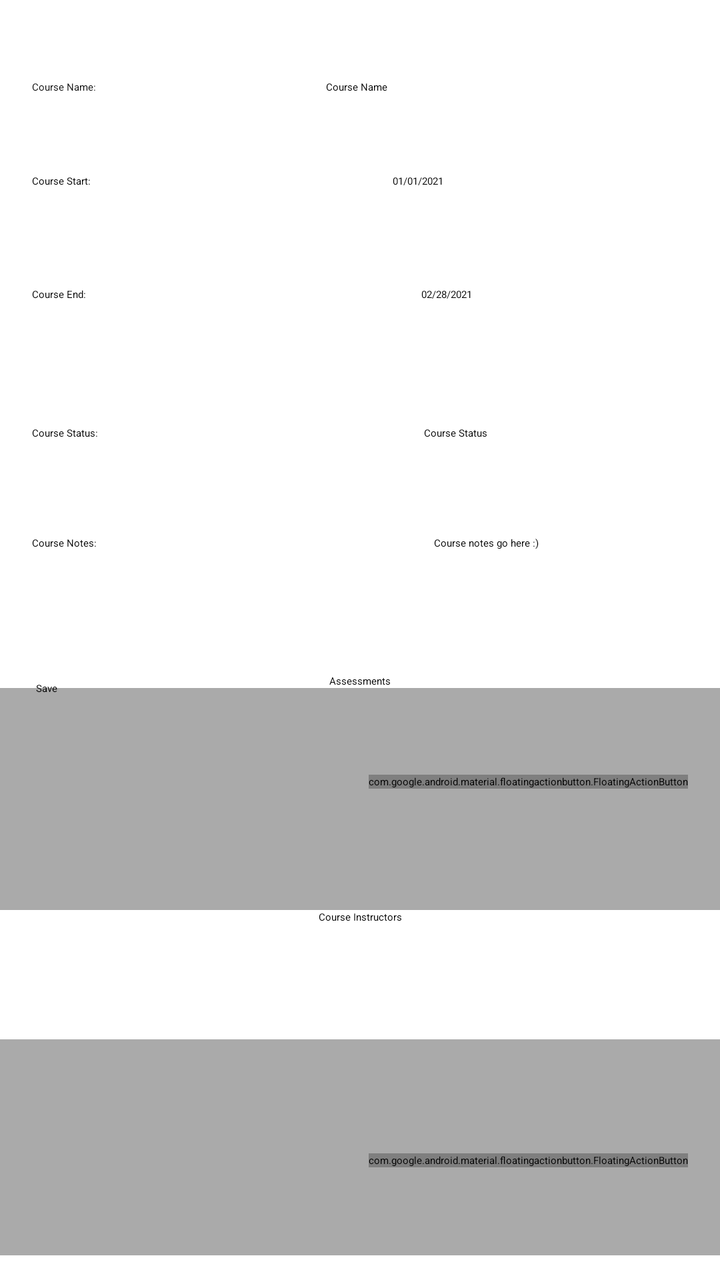
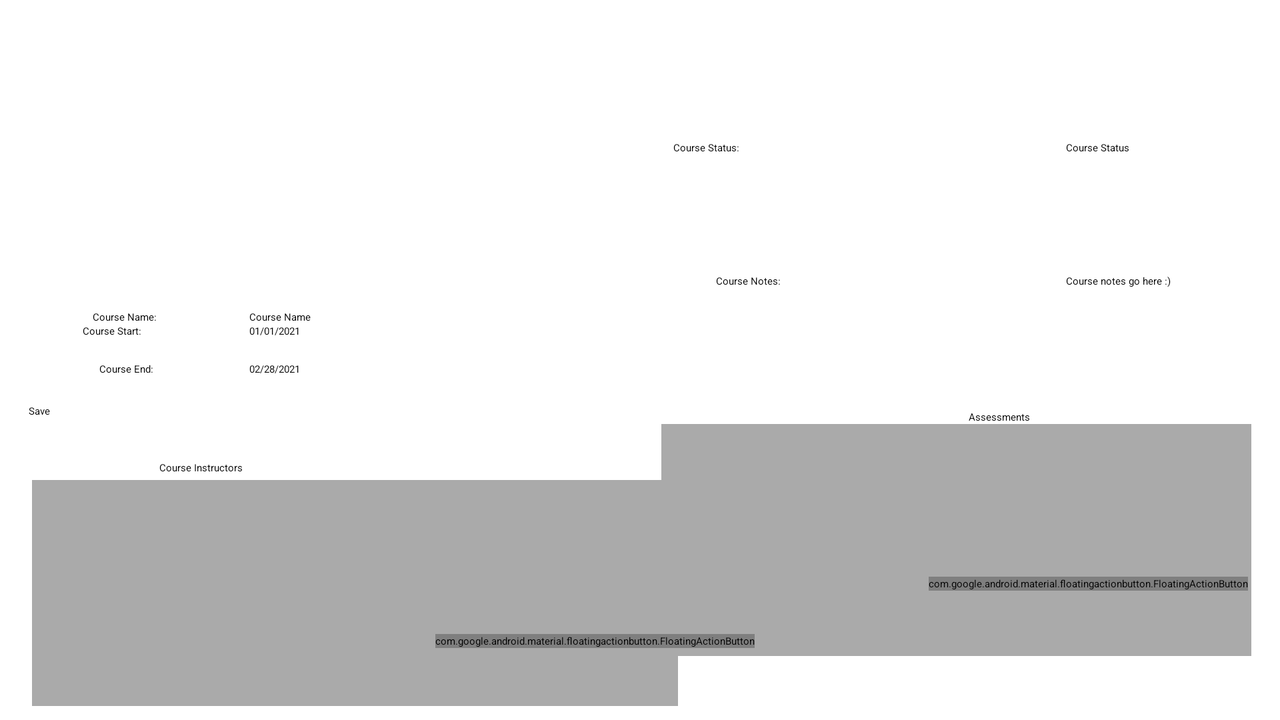

Two renders of one Android screen. The first uses the default layout on a phone; the second uses the alternative layout the repository ships for a different screen configuration, on a matching device. The two XML files are below.
<!-- AndroidManifest.xml: application theme Theme.MyApplication -->
<!-- res/layout/activity_course_detail.xml -->
<?xml version="1.0" encoding="utf-8"?>

<androidx.constraintlayout.widget.ConstraintLayout xmlns:android="http://schemas.android.com/apk/res/android"
    xmlns:app="http://schemas.android.com/apk/res-auto"
    xmlns:tools="http://schemas.android.com/tools"
    android:layout_width="match_parent"
    android:layout_height="match_parent"
    tools:context=".CourseDetailActivity"
    tools:layout_editor_absoluteY="89dp">


    
    <EditText
        android:id="@+id/courseName"
        android:layout_width="wrap_content"
        android:layout_height="wrap_content"
        android:layout_marginStart="48dp"
        android:ems="10"
        android:hint="Course Name"
        app:layout_constraintBaseline_toBaselineOf="@+id/textView"
        app:layout_constraintEnd_toEndOf="parent"
        app:layout_constraintHorizontal_bias="0.329"
        app:layout_constraintStart_toEndOf="@+id/textView" />

    
    <TextView
        android:id="@+id/textView"
        android:layout_width="wrap_content"
        android:layout_height="wrap_content"
        android:layout_marginStart="16dp"
        android:layout_marginTop="40dp"
        android:text="Course Name:"
        android:textColor="#0C0C0C"
        app:layout_constraintStart_toStartOf="parent"
        app:layout_constraintTop_toTopOf="parent" />

    
    <TextView
        android:id="@+id/textView2"
        android:layout_width="wrap_content"
        android:layout_height="wrap_content"
        android:layout_marginStart="16dp"
        android:layout_marginTop="40dp"
        android:text="Course Start:"
        android:textColor="#000000"
        app:layout_constraintStart_toStartOf="parent"
        app:layout_constraintTop_toBottomOf="@+id/textView" />

    
    <EditText
        android:id="@+id/courseStart"
        android:layout_width="wrap_content"
        android:layout_height="wrap_content"
        android:layout_marginStart="32dp"
        android:ems="10"
        android:hint="01/01/2021"
        app:layout_constraintBaseline_toBaselineOf="@+id/textView2"
        app:layout_constraintEnd_toEndOf="parent"
        app:layout_constraintHorizontal_bias="0.533"
        app:layout_constraintStart_toEndOf="@+id/textView2" />

    
    <EditText
        android:id="@+id/courseEnd"
        android:layout_width="wrap_content"
        android:layout_height="wrap_content"
        android:layout_marginStart="20dp"
        android:ems="10"
        android:hint="02/28/2021"
        app:layout_constraintBaseline_toBaselineOf="@+id/textView3"
        app:layout_constraintEnd_toEndOf="parent"
        app:layout_constraintHorizontal_bias="0.623"
        app:layout_constraintStart_toEndOf="@+id/textView3" />


    
    <TextView
        android:id="@+id/textView3"
        android:layout_width="wrap_content"
        android:layout_height="wrap_content"
        android:layout_marginStart="16dp"
        android:text="Course End:"
        android:textColor="#000000"
        app:layout_constraintBottom_toBottomOf="parent"
        app:layout_constraintStart_toStartOf="parent"
        app:layout_constraintTop_toBottomOf="@+id/textView2"
        app:layout_constraintVertical_bias="0.092" />


    
    <EditText
        android:id="@+id/courseStatus"
        android:layout_width="wrap_content"
        android:layout_height="wrap_content"
        android:ems="10"
        android:hint="Course Status"
        app:layout_constraintBaseline_toBaselineOf="@+id/textView4"
        app:layout_constraintEnd_toEndOf="parent"
        app:layout_constraintHorizontal_bias="0.649"
        app:layout_constraintStart_toEndOf="@+id/textView4" />

    
    <TextView
        android:id="@+id/textView4"
        android:layout_width="wrap_content"
        android:layout_height="wrap_content"
        android:layout_marginStart="16dp"
        android:text="Course Status:"
        android:textColor="#000000"
        app:layout_constraintBottom_toBottomOf="parent"
        app:layout_constraintStart_toStartOf="parent"
        app:layout_constraintTop_toBottomOf="@+id/textView2"
        app:layout_constraintVertical_bias="0.221" />

    
    <EditText
        android:id="@+id/courseNotes"
        android:layout_width="wrap_content"
        android:layout_height="wrap_content"
        android:ems="10"
        android:hint="Course notes go here :)"
        app:layout_constraintBaseline_toBaselineOf="@+id/textView5"
        app:layout_constraintEnd_toEndOf="parent"
        app:layout_constraintHorizontal_bias="0.67"
        app:layout_constraintStart_toEndOf="@+id/textView5" />

    
    <TextView
        android:id="@+id/textView5"
        android:layout_width="wrap_content"
        android:layout_height="wrap_content"
        android:layout_marginStart="16dp"
        android:text="Course Notes:"
        android:textColor="#000000"
        app:layout_constraintBottom_toBottomOf="parent"
        app:layout_constraintStart_toStartOf="parent"
        app:layout_constraintTop_toBottomOf="@+id/textView4"
        app:layout_constraintVertical_bias="0.116" />

    <androidx.recyclerview.widget.RecyclerView
        android:id="@+id/associated_mentors"
        android:layout_width="412dp"
        android:layout_height="108dp"
        android:background="@android:color/darker_gray"
        app:layout_constraintBottom_toBottomOf="parent"
        app:layout_constraintEnd_toEndOf="parent"
        app:layout_constraintHorizontal_bias="0.084"
        app:layout_constraintStart_toStartOf="parent"
        app:layout_constraintTop_toTopOf="parent"
        app:layout_constraintVertical_bias="0.977"
        tools:listitem="@layout/course_list_item"
        android:scrollbars="vertical"/>

    <androidx.recyclerview.widget.RecyclerView
        android:id="@+id/associated_assessments"
        android:layout_width="411dp"
        android:layout_height="111dp"
        android:layout_marginTop="344dp"
        android:background="@android:color/darker_gray"
        app:layout_constraintEnd_toEndOf="parent"
        app:layout_constraintHorizontal_bias="1.0"
        app:layout_constraintStart_toStartOf="parent"
        app:layout_constraintTop_toTopOf="parent"
        tools:listitem="@layout/course_list_item"
        android:scrollbars="vertical"/>

    <com.google.android.material.floatingactionbutton.FloatingActionButton
        android:id="@+id/addAssessment"
        android:layout_width="wrap_content"
        android:layout_height="wrap_content"
        android:layout_margin="16dp"
        android:contentDescription="TODO"
        android:onClick="addAssessment"
        app:layout_constraintBottom_toBottomOf="@+id/associated_assessments"
        app:layout_constraintEnd_toEndOf="parent"
        app:layout_constraintHorizontal_bias="1.0"
        app:layout_constraintStart_toStartOf="parent"
        app:layout_constraintTop_toTopOf="@+id/associated_assessments"
        app:layout_constraintVertical_bias="0.381"
        app:srcCompat="@android:drawable/ic_input_add" />

    <TextView
        android:id="@+id/textView6"
        android:layout_width="wrap_content"
        android:layout_height="wrap_content"
        android:text="Assessments"
        android:textColor="#000000"
        app:layout_constraintBottom_toTopOf="@+id/associated_assessments"
        app:layout_constraintEnd_toEndOf="parent"
        app:layout_constraintStart_toStartOf="parent"
        app:layout_constraintTop_toTopOf="parent"
        app:layout_constraintVertical_bias="1.0" />

    <TextView
        android:id="@+id/textView7"
        android:layout_width="wrap_content"
        android:layout_height="wrap_content"
        android:text="Course Instructors"
        android:textColor="#000000"
        app:layout_constraintBottom_toTopOf="@+id/associated_courses"
        app:layout_constraintEnd_toEndOf="parent"
        app:layout_constraintStart_toStartOf="parent"
        app:layout_constraintTop_toBottomOf="@+id/associated_assessments" />

    <com.google.android.material.floatingactionbutton.FloatingActionButton
        android:id="@+id/addMentor"
        android:layout_width="wrap_content"
        android:layout_height="wrap_content"
        android:layout_margin="16dp"
        android:layout_marginEnd="16dp"
        android:contentDescription="TODO"
        android:onClick="addMentor"
        app:layout_constraintBottom_toBottomOf="@+id/associated_mentors"
        app:layout_constraintEnd_toEndOf="parent"
        app:layout_constraintHorizontal_bias="0.952"
        app:layout_constraintStart_toStartOf="@+id/associated_courses"
        app:layout_constraintTop_toTopOf="@+id/associated_mentors"
        app:layout_constraintVertical_bias="0.596"
        app:srcCompat="@android:drawable/ic_input_add" />

    <Button
        android:id="@+id/button3"
        android:layout_width="wrap_content"
        android:layout_height="wrap_content"
        android:onClick="saveCourse"
        android:text="Save"
        app:layout_constraintBottom_toBottomOf="parent"
        app:layout_constraintEnd_toEndOf="parent"
        app:layout_constraintHorizontal_bias="0.052"
        app:layout_constraintStart_toStartOf="parent"
        app:layout_constraintTop_toTopOf="parent"
        app:layout_constraintVertical_bias="0.538" />
</androidx.constraintlayout.widget.ConstraintLayout>
<!-- res/layout/course_list_item.xml (included above) -->
<?xml version="1.0" encoding="utf-8"?>

<LinearLayout xmlns:android="http://schemas.android.com/apk/res/android"
    android:orientation="vertical" android:layout_width="match_parent"
    android:layout_height="wrap_content">

    <TextView
        android:id="@+id/termTextView"
        style="@style/word_title"
        android:layout_width="match_parent"
        android:layout_height="wrap_content"
        android:background="@color/purple_500"
        android:textColor="#FFFFFF"
        android:textColorHighlight="#00BCD4" />
</LinearLayout>
<!-- resources referenced by this layout -->
<resources>
  <color name="purple_500">#FF4454AA</color>
  <style name="word_title">
          <item name="android:layout_width">match_parent</item>
          <item name="android:layout_height">26dp</item>
          <item name="android:textSize">24sp</item>
          <item name="android:textStyle">bold</item>
          <item name="android:layout_marginBottom">6dp</item>
          <item name="android:paddingLeft">8dp</item>
      </style>
</resources>
<!-- res/layout-land/activity_course_detail.xml (the repository's variant of the layout above) -->
<!-- drawn on the phone turned sideways -->
<?xml version="1.0" encoding="utf-8"?>
<androidx.constraintlayout.widget.ConstraintLayout xmlns:android="http://schemas.android.com/apk/res/android"
    xmlns:app="http://schemas.android.com/apk/res-auto"
    xmlns:tools="http://schemas.android.com/tools"
    android:layout_width="match_parent"
    android:layout_height="match_parent"
    tools:context=".CourseDetailActivity"
    tools:layout_editor_absoluteY="89dp">


    

    

    

    

    


    

    <TextView
        android:id="@+id/textView2"
        android:layout_width="wrap_content"
        android:layout_height="wrap_content"
        android:text="Course Start:"
        android:textColor="#000000"
        app:layout_constraintBaseline_toBaselineOf="@+id/courseStart"
        app:layout_constraintEnd_toStartOf="@+id/courseStart"
        app:layout_constraintHorizontal_bias="0.434"
        app:layout_constraintStart_toStartOf="parent" />

    <TextView
        android:id="@+id/textView"
        android:layout_width="wrap_content"
        android:layout_height="wrap_content"
        android:text="Course Name:"
        android:textColor="#000000"
        app:layout_constraintBaseline_toBaselineOf="@+id/courseName"
        app:layout_constraintEnd_toStartOf="@+id/courseName"
        app:layout_constraintStart_toStartOf="parent" />

    <TextView
        android:id="@+id/textView3"
        android:layout_width="wrap_content"
        android:layout_height="wrap_content"
        android:text="Course End:"
        android:textColor="#000000"
        app:layout_constraintBaseline_toBaselineOf="@+id/courseEnd"
        app:layout_constraintEnd_toStartOf="@+id/courseEnd"
        app:layout_constraintHorizontal_bias="0.509"
        app:layout_constraintStart_toStartOf="parent" />


    

    

    

    

    <EditText
        android:id="@+id/courseStart"
        android:layout_width="wrap_content"
        android:layout_height="wrap_content"
        android:layout_marginBottom="12dp"
        android:ems="10"
        android:hint="01/01/2021"
        app:layout_constraintBottom_toTopOf="@+id/courseEnd"
        app:layout_constraintEnd_toEndOf="parent"
        app:layout_constraintHorizontal_bias="0.215"
        app:layout_constraintStart_toStartOf="parent" />

    <EditText
        android:id="@+id/courseEnd"
        android:layout_width="wrap_content"
        android:layout_height="wrap_content"
        android:layout_marginBottom="172dp"
        android:ems="10"
        android:hint="02/28/2021"
        app:layout_constraintBottom_toBottomOf="parent"
        app:layout_constraintEnd_toEndOf="parent"
        app:layout_constraintHorizontal_bias="0.215"
        app:layout_constraintStart_toStartOf="parent" />

    <EditText
        android:id="@+id/courseName"
        android:layout_width="wrap_content"
        android:layout_height="wrap_content"
        android:ems="10"
        android:hint="Course Name"
        app:layout_constraintBottom_toTopOf="@+id/courseStart"
        app:layout_constraintEnd_toEndOf="parent"
        app:layout_constraintHorizontal_bias="0.215"
        app:layout_constraintStart_toStartOf="parent"
        app:layout_constraintTop_toTopOf="parent"
        app:layout_constraintVertical_bias="1.0" />

    <EditText
        android:id="@+id/courseNotes"
        android:layout_width="wrap_content"
        android:layout_height="wrap_content"
        android:layout_marginBottom="216dp"
        android:ems="10"
        android:hint="Course notes go here :)"
        app:layout_constraintBottom_toBottomOf="parent"
        app:layout_constraintEnd_toEndOf="parent"
        app:layout_constraintHorizontal_bias="0.881"
        app:layout_constraintStart_toEndOf="@+id/courseStart" />

    <TextView
        android:id="@+id/textView4"
        android:layout_width="wrap_content"
        android:layout_height="wrap_content"
        android:text="Course Status:"
        android:textColor="#000000"
        app:layout_constraintBaseline_toBaselineOf="@+id/courseStatus"
        app:layout_constraintEnd_toStartOf="@+id/courseStatus"
        app:layout_constraintHorizontal_bias="0.482"
        app:layout_constraintStart_toEndOf="@+id/courseName" />

    <TextView
        android:id="@+id/textView5"
        android:layout_width="wrap_content"
        android:layout_height="wrap_content"
        android:text="Course Notes:"
        android:textColor="#000000"
        app:layout_constraintBaseline_toBaselineOf="@+id/courseNotes"
        app:layout_constraintEnd_toStartOf="@+id/courseNotes"
        app:layout_constraintHorizontal_bias="0.548"
        app:layout_constraintStart_toEndOf="@+id/courseStart" />

    <EditText
        android:id="@+id/courseStatus"
        android:layout_width="wrap_content"
        android:layout_height="wrap_content"
        android:ems="10"
        android:hint="Course Status"
        app:layout_constraintBottom_toTopOf="@+id/courseNotes"
        app:layout_constraintEnd_toEndOf="parent"
        app:layout_constraintHorizontal_bias="0.881"
        app:layout_constraintStart_toEndOf="@+id/courseName"
        app:layout_constraintTop_toTopOf="parent"
        app:layout_constraintVertical_bias="0.541" />

    <androidx.recyclerview.widget.RecyclerView
        android:id="@+id/associated_mentors"
        android:layout_width="323dp"
        android:layout_height="113dp"
        android:background="@android:color/darker_gray"
        android:scrollbars="vertical"
        app:layout_constraintBottom_toBottomOf="parent"
        app:layout_constraintEnd_toEndOf="parent"
        app:layout_constraintHorizontal_bias="0.05"
        app:layout_constraintStart_toStartOf="parent"
        app:layout_constraintTop_toTopOf="parent"
        app:layout_constraintVertical_bias="0.972"
        tools:listitem="@layout/course_list_item" />

    <androidx.recyclerview.widget.RecyclerView
        android:id="@+id/associated_assessments"
        android:layout_width="295dp"
        android:layout_height="116dp"
        android:layout_marginTop="212dp"
        android:background="@android:color/darker_gray"
        app:layout_constraintEnd_toEndOf="parent"
        app:layout_constraintHorizontal_bias="0.958"
        app:layout_constraintStart_toStartOf="parent"
        app:layout_constraintTop_toTopOf="parent"
        tools:listitem="@layout/course_list_item"
        android:scrollbars="vertical"/>

    <com.google.android.material.floatingactionbutton.FloatingActionButton
        android:id="@+id/addAssessment"
        android:layout_width="wrap_content"
        android:layout_height="wrap_content"
        android:layout_margin="16dp"
        android:contentDescription="TODO"
        android:onClick="addAssessment"
        app:layout_constraintBottom_toBottomOf="@+id/associated_assessments"
        app:layout_constraintEnd_toEndOf="parent"
        app:layout_constraintHorizontal_bias="1.0"
        app:layout_constraintStart_toStartOf="parent"
        app:layout_constraintTop_toTopOf="@+id/associated_assessments"
        app:layout_constraintVertical_bias="0.783"
        app:srcCompat="@android:drawable/ic_input_add" />

    <TextView
        android:id="@+id/textView6"
        android:layout_width="wrap_content"
        android:layout_height="wrap_content"
        android:text="Assessments"
        android:textColor="#000000"
        app:layout_constraintBottom_toTopOf="@+id/associated_assessments"
        app:layout_constraintEnd_toEndOf="parent"
        app:layout_constraintHorizontal_bias="0.795"
        app:layout_constraintStart_toStartOf="parent"
        app:layout_constraintTop_toTopOf="parent"
        app:layout_constraintVertical_bias="1.0" />

    <TextView
        android:id="@+id/textView7"
        android:layout_width="wrap_content"
        android:layout_height="wrap_content"
        android:text="Course Instructors"
        android:textColor="#000000"
        app:layout_constraintBottom_toTopOf="@+id/associated_mentors"
        app:layout_constraintEnd_toStartOf="@+id/textView6"
        app:layout_constraintHorizontal_bias="0.131"
        app:layout_constraintStart_toEndOf="@+id/button3"
        app:layout_constraintTop_toBottomOf="@+id/courseEnd"
        app:layout_constraintVertical_bias="0.941" />

    <com.google.android.material.floatingactionbutton.FloatingActionButton
        android:id="@+id/addMentor"
        android:layout_width="wrap_content"
        android:layout_height="wrap_content"
        android:contentDescription="TODO"
        android:onClick="addMentor"
        app:layout_constraintBottom_toBottomOf="parent"
        app:layout_constraintEnd_toEndOf="parent"
        app:layout_constraintHorizontal_bias="0.453"
        app:layout_constraintStart_toStartOf="parent"
        app:layout_constraintTop_toTopOf="parent"
        app:layout_constraintVertical_bias="0.898"
        app:srcCompat="@android:drawable/ic_input_add" />

    <Button
        android:id="@+id/button3"
        android:layout_width="wrap_content"
        android:layout_height="wrap_content"
        android:onClick="saveCourse"
        android:text="Save"
        app:layout_constraintBottom_toBottomOf="parent"
        app:layout_constraintEnd_toEndOf="parent"
        app:layout_constraintHorizontal_bias="0.023"
        app:layout_constraintStart_toStartOf="parent"
        app:layout_constraintTop_toTopOf="parent"
        app:layout_constraintVertical_bias="0.572" />
</androidx.constraintlayout.widget.ConstraintLayout>
